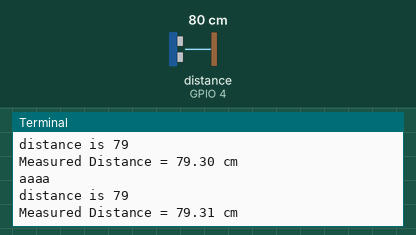
Simulated run of this program. Board: Raspberry Pi (BCM pin numbers). On the bench: the last lines printed to the terminal. The inputs (shaded band) are chosen by the test bench; at power-on: distance to the obstacle (sensor on GPIO 4) 80 cm. The echo pulse lasts 58.3 µs per cm; the clock reads 2024-03-15 10:24:30 at power-on unless the program sets it.

Above: at 1.2 s.
1.3 s: distance to the obstacle (sensor on GPIO 4) set to 2 cm
At 2.6 s:
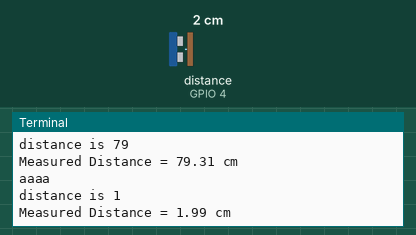
2.8 s: distance to the obstacle (sensor on GPIO 4) set to 4 cm
At 3.9 s:
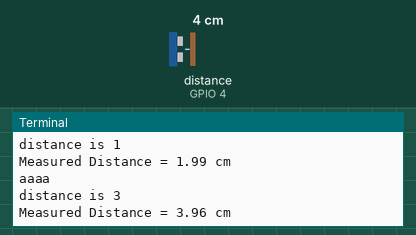
Timing chart, 0 to 5.8 s (numbered marks = the images above; inputs shaded):
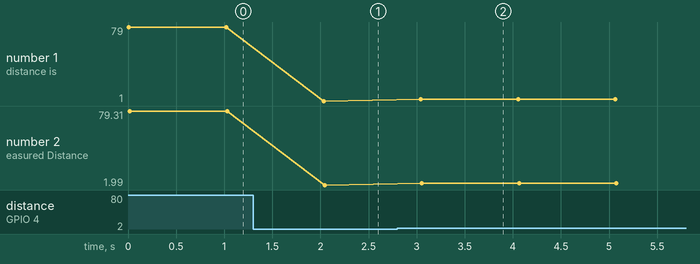

Measured:
- after the input at 1.3 s, the terminal: prints a new line after 0.73 s (image 1)
- after the input at 2.8 s, the terminal: prints a new line after 0.24 s (image 2)
- plotted number 1: 79 → 1 after the input at 1.3 s, 1 → 3 after the input at 2.8 s
- plotted number 2: 79.31 → 1.99 after the input at 1.3 s, 1.99 → 3.96 after the input at 2.8 s

The program:

bp3_ultrasonic.py
```python
import RPi.GPIO as GPIO
import time

GPIO.setmode(GPIO.BCM)

#define GPIO pin
GPIO_TRIGGER = 14
GPIO_ECHO = 4

#set GPIO mode (IN / OUT)
GPIO.setup(GPIO_TRIGGER, GPIO.OUT)
GPIO.setup(GPIO_ECHO, GPIO.IN)

def distance():
    # 10us is the trigger signal
    GPIO.output(GPIO_TRIGGER, GPIO.HIGH)
    time.sleep(0.00001)  #10us
    GPIO.output(GPIO_TRIGGER, GPIO.LOW)
    while not GPIO.input(GPIO_ECHO):
        pass
    t1 = time.time()
    while GPIO.input(GPIO_ECHO):
        pass
    t2 = time.time()
    print("distance is %d " % (((t2 - t1)* 340 / 2) * 100))
    time.sleep(0.01)
    return ((t2 - t1)* 340 / 2) * 100


if __name__ == '__main__':   #Program entry
    try:
        while True:
            print("aaaa")
            dist = distance()  #
            print("Measured Distance = {:.2f} cm".format(dist)) #{:.2f},Keep two decimal places
            time.sleep(1)

        # Reset by pressing CTRL + C
    except KeyboardInterrupt:
        print("Measurement stopped by User")
        GPIO.cleanup()
```
